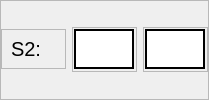
                      <widget class="QFrame" name="frame_59">
                       <property name="minimumSize">
                        <size>
                         <width>0</width>
                         <height>42</height>
                        </size>
                       </property>
                       <property name="frameShape">
                        <enum>QFrame::StyledPanel</enum>
                       </property>
                       <property name="frameShadow">
                        <enum>QFrame::Raised</enum>
                       </property>
                       <layout class="QGridLayout" name="gridLayout_59">
                        <property name="leftMargin">
                         <number>0</number>
                        </property>
                        <property name="topMargin">
                         <number>0</number>
                        </property>
                        <property name="rightMargin">
                         <number>0</number>
                        </property>
                        <property name="bottomMargin">
                         <number>0</number>
                        </property>
                        <item row="0" column="0">
                         <widget class="QFrame" name="frame_60">
                          <property name="minimumSize">
                           <size>
                            <width>65</width>
                            <height>40</height>
                           </size>
                          </property>
                          <property name="maximumSize">
                           <size>
                            <width>65</width>
                            <height>40</height>
                           </size>
                          </property>
                          <property name="frameShape">
                           <enum>QFrame::StyledPanel</enum>
                          </property>
                          <property name="frameShadow">
                           <enum>QFrame::Raised</enum>
                          </property>
                          <layout class="QGridLayout" name="gridLayout_60">
                           <property name="topMargin">
                            <number>1</number>
                           </property>
                           <property name="bottomMargin">
                            <number>1</number>
                           </property>
                           <item row="0" column="0">
                            <widget class="QLabel" name="label_99">
                             <property name="maximumSize">
                              <size>
                               <width>16777215</width>
                               <height>20</height>
                              </size>
                             </property>
                             <property name="styleSheet">
                              <string notr="true">QLabel{
qproperty-alignment: AlignCenter;
font-size: 20px;
border: none;
}</string>
                             </property>
                             <property name="text">
                              <string>S2:</string>
                             </property>
                            </widget>
                           </item>
                          </layout>
                         </widget>
                        </item>
                        <item row="0" column="1">
                         <widget class="QFrame" name="frame_61">
                          <property name="minimumSize">
                           <size>
                            <width>65</width>
                            <height>45</height>
                           </size>
                          </property>
                          <property name="maximumSize">
                           <size>
                            <width>65</width>
                            <height>45</height>
                           </size>
                          </property>
                          <property name="frameShape">
                           <enum>QFrame::StyledPanel</enum>
                          </property>
                          <property name="frameShadow">
                           <enum>QFrame::Raised</enum>
                          </property>
                          <layout class="QGridLayout" name="gridLayout_61">
                           <property name="leftMargin">
                            <number>1</number>
                           </property>
                           <property name="topMargin">
                            <number>1</number>
                           </property>
                           <property name="bottomMargin">
                            <number>1</number>
                           </property>
                           <item row="0" column="0">
                            <widget class="QLineEdit" name="leXS2">
                             <property name="minimumSize">
                              <size>
                               <width>60</width>
                               <height>40</height>
                              </size>
                             </property>
                             <property name="maximumSize">
                              <size>
                               <width>60</width>
                               <height>40</height>
                              </size>
                             </property>
                             <property name="styleSheet">
                              <string notr="true">QLineEdit{
background-color: white;
border: 2px solid black;
font-color: black;
qproperty-alignment: AlignCenter;
font-size: 15px;
}</string>
                             </property>
                             <property name="text">
                              <string/>
                             </property>
                            </widget>
                           </item>
                          </layout>
                         </widget>
                        </item>
                        <item row="0" column="2">
                         <widget class="QFrame" name="frame_62">
                          <property name="minimumSize">
                           <size>
                            <width>65</width>
                            <height>45</height>
                           </size>
                          </property>
                          <property name="maximumSize">
                           <size>
                            <width>65</width>
                            <height>45</height>
                           </size>
                          </property>
                          <property name="frameShape">
                           <enum>QFrame::StyledPanel</enum>
                          </property>
                          <property name="frameShadow">
                           <enum>QFrame::Raised</enum>
                          </property>
                          <layout class="QGridLayout" name="gridLayout_62">
                           <property name="leftMargin">
                            <number>1</number>
                           </property>
                           <property name="topMargin">
                            <number>1</number>
                           </property>
                           <item row="0" column="0">
                            <widget class="QLineEdit" name="leYS2">
                             <property name="minimumSize">
                              <size>
                               <width>60</width>
                               <height>40</height>
                              </size>
                             </property>
                             <property name="maximumSize">
                              <size>
                               <width>60</width>
                               <height>40</height>
                              </size>
                             </property>
                             <property name="styleSheet">
                              <string notr="true">QLineEdit{
background-color: white;
border: 2px solid black;
font-color: black;
qproperty-alignment: AlignCenter;
font-size: 15px;
}</string>
                             </property>
                             <property name="text">
                              <string/>
                             </property>
                            </widget>
                           </item>
                          </layout>
                         </widget>
                        </item>
                       </layout>
                      </widget>
